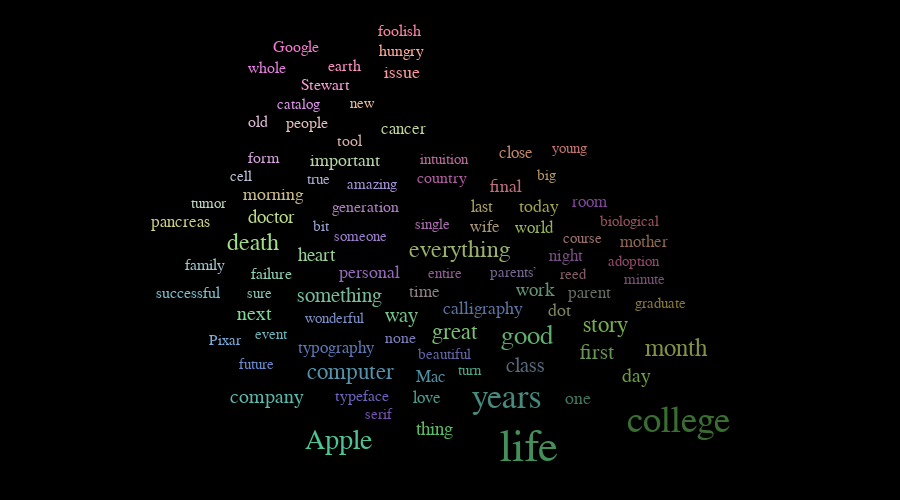

The cell this chart's notebook holds for it:
### Markdown cell above
Change the clustering algorithm.

### Code cell
wm.set_clustering_criteria('cooccurence', clustering_algorithm='TSNE')
wm.plot()
